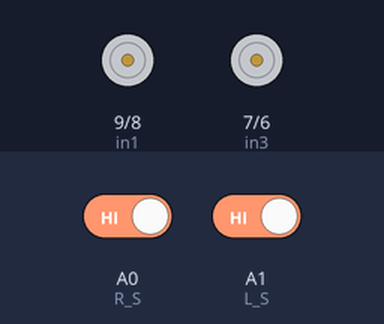
This sketch was run on a simulated Arduino Uno, built with avr-gcc and run on an emulated ATmega328P. Parts: motor-driver pin pairs drawn as motors (green arrow = first pin HIGH = forward, orange = second pin HIGH = backward, longer = more drive, scaled by the enable pin). The test bench sets the inputs (shaded band); at power-on: A0 (R_S) HIGH, A1 (L_S) HIGH.

Above: at 2.2 s.
2.3 s: A0 (R_S) driven LOW
At 3.2 s:
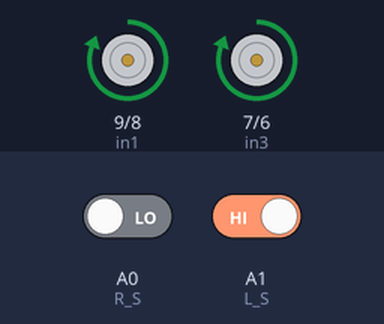
3.8 s: A1 (L_S) driven LOW
At 4.4 s:
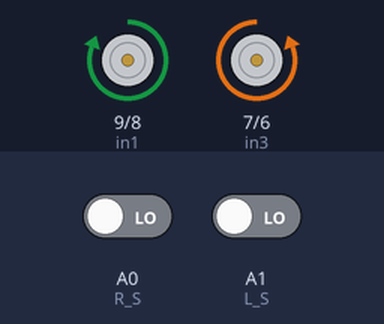
5.3 s: A0 (R_S) driven HIGH
At 6.5 s:
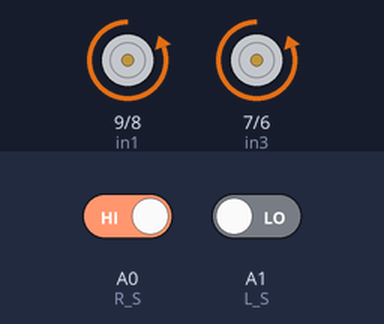
6.8 s: A1 (L_S) driven HIGH
At 7.8 s:
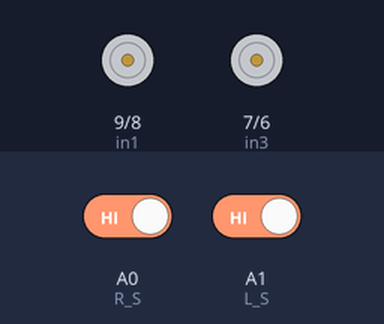
Timing chart, 0 to 9.3 s (numbered marks = the images above; inputs shaded):
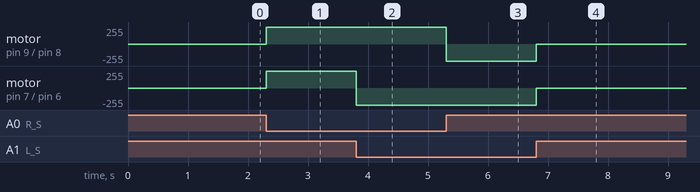

The sketch:

Follower_Line_Robot_Code.ino
```cpp
#define enA 10 // Enable1 L298 Pin enA
#define in1 9   // Motor1 L298 Pin in1
#define in2 8   // Motor1 L298 Pin in1
#define in3 7   // Motor2 L298 Pin in1
#define in4 6   // Motor2 L298 Pin in1
#define enB 5   // Enable2 L298 Pin enB

#define R_S A0 // ir sensor Right
#define L_S A1 // ir sensor Left

void setup()
{
  pinMode(R_S, INPUT); // declare right sensor as input
  pinMode(L_S, INPUT); // declare left sensor as input

  pinMode(enA, OUTPUT); // declare as output for L298 Pin enA
  pinMode(in1, OUTPUT); // declare as output for L298 Pin in1
  pinMode(in2, OUTPUT); // declare as output for L298 Pin in2
  pinMode(in3, OUTPUT); // declare as output for L298 Pin in3
  pinMode(in4, OUTPUT); // declare as output for L298 Pin in4
  pinMode(enB, OUTPUT); // declare as output for L298 Pin enB

  analogWrite(enA, 255); // Increase the speed for Motor1 to maximum
  analogWrite(enB, 255); // Increase the speed for Motor2 to maximum
  delay(1000);
}

void loop()
{
  if ((digitalRead(R_S) == 0) && (digitalRead(L_S) == 0))
  {
    forward(); // Both sensors are at White color, move forward
  }

  if ((digitalRead(R_S) == 1) && (digitalRead(L_S) == 0))
  {
    turnRight(); // Right sensor is Black, move right
  }

  if ((digitalRead(R_S) == 0) && (digitalRead(L_S) == 1))
  {
    turnLeft(); // Left sensor is Black, move left
  }

  if ((digitalRead(R_S) == 1) && (digitalRead(L_S) == 1))
  {
    Stop(); // Both sensors are at Black color, stop
  }
}

void forward()
{
  digitalWrite(in1, HIGH); // Right Motor forward Pin
  digitalWrite(in2, LOW);  // Right Motor backward Pin
  digitalWrite(in3, LOW);  // Left Motor backward Pin
  digitalWrite(in4, HIGH); // Left Motor forward Pin
}

void turnRight()
{
  digitalWrite(in1, LOW);  // Right Motor forward Pin
  digitalWrite(in2, HIGH); // Right Motor backward Pin
  digitalWrite(in3, LOW);  // Left Motor backward Pin
  digitalWrite(in4, HIGH); // Left Motor forward Pin
}

void Stop()
{
  digitalWrite(in1, LOW); // Right Motor forward Pin
  digitalWrite(in2, LOW); // Right Motor backward Pin
  digitalWrite(in3, LOW); // Left Motor backward Pin
  digitalWrite(in4, LOW); // Left Motor forward Pin
}

void turnLeft()
{
  digitalWrite(in1, HIGH); // Right Motor forward Pin
  digitalWrite(in2, LOW);  // Right Motor backward Pin
  digitalWrite(in3, HIGH); // Left Motor backward Pin
  digitalWrite(in4, LOW);  // Left Motor forward Pin
}
```

Measured:
- after the input at 2.3 s, motor on pin 9 (in1) / pin 8 (in2), motor on pin 7 (in3) / pin 6 (in4): stopped → forward 255/255 at once
- after the input at 3.8 s, motor on pin 7 (in3) / pin 6 (in4): forward 255/255 → backward 255/255 at once
- after the input at 5.3 s, motor on pin 9 (in1) / pin 8 (in2): forward 255/255 → backward 255/255 at once
- after the input at 6.8 s, motor on pin 9 (in1) / pin 8 (in2), motor on pin 7 (in3) / pin 6 (in4): backward 255/255 → stopped at once
